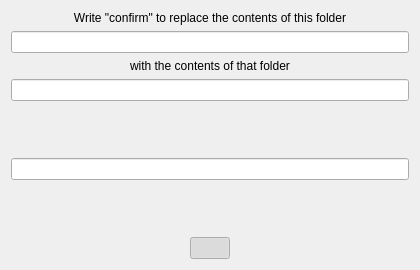
<?xml version="1.0" encoding="UTF-8"?>
<ui version="4.0">
 <class>Widget</class>
 <widget class="QWidget" name="Widget">
  <property name="geometry">
   <rect>
    <x>0</x>
    <y>0</y>
    <width>420</width>
    <height>270</height>
   </rect>
  </property>
  <property name="minimumSize">
   <size>
    <width>420</width>
    <height>250</height>
   </size>
  </property>
  <property name="maximumSize">
   <size>
    <width>570</width>
    <height>380</height>
   </size>
  </property>
  <property name="windowTitle">
   <string>Widget</string>
  </property>
  <layout class="QGridLayout" name="gridLayout">
   <item row="11" column="0">
    <spacer name="horizontalSpacer">
     <property name="orientation">
      <enum>Qt::Horizontal</enum>
     </property>
     <property name="sizeHint" stdset="0">
      <size>
       <width>40</width>
       <height>20</height>
      </size>
     </property>
    </spacer>
   </item>
   <item row="9" column="0" colspan="3">
    <spacer name="verticalSpacer">
     <property name="orientation">
      <enum>Qt::Vertical</enum>
     </property>
     <property name="sizeHint" stdset="0">
      <size>
       <width>20</width>
       <height>40</height>
      </size>
     </property>
    </spacer>
   </item>
   <item row="7" column="0" colspan="3">
    <widget class="QLineEdit" name="confirmationInput">
     <property name="inputMask">
      <string/>
     </property>
     <property name="frame">
      <bool>true</bool>
     </property>
     <property name="alignment">
      <set>Qt::AlignCenter</set>
     </property>
     <property name="readOnly">
      <bool>false</bool>
     </property>
    </widget>
   </item>
   <item row="6" column="0" colspan="3">
    <spacer name="verticalSpacer_2">
     <property name="orientation">
      <enum>Qt::Vertical</enum>
     </property>
     <property name="sizeHint" stdset="0">
      <size>
       <width>20</width>
       <height>40</height>
      </size>
     </property>
    </spacer>
   </item>
   <item row="0" column="0" colspan="3">
    <widget class="QLabel" name="label_3">
     <property name="text">
      <string>Write &quot;confirm&quot; to replace the contents of this folder</string>
     </property>
     <property name="alignment">
      <set>Qt::AlignCenter</set>
     </property>
    </widget>
   </item>
   <item row="3" column="0" colspan="3">
    <widget class="QLabel" name="label_2">
     <property name="text">
      <string>with the contents of that folder</string>
     </property>
     <property name="alignment">
      <set>Qt::AlignCenter</set>
     </property>
    </widget>
   </item>
   <item row="11" column="1">
    <widget class="QPushButton" name="confirmationButton">
     <property name="text">
      <string/>
     </property>
     <property name="checkable">
      <bool>true</bool>
     </property>
     <property name="checked">
      <bool>true</bool>
     </property>
     <property name="flat">
      <bool>false</bool>
     </property>
    </widget>
   </item>
   <item row="11" column="2">
    <spacer name="horizontalSpacer_2">
     <property name="orientation">
      <enum>Qt::Horizontal</enum>
     </property>
     <property name="sizeHint" stdset="0">
      <size>
       <width>40</width>
       <height>20</height>
      </size>
     </property>
    </spacer>
   </item>
   <item row="1" column="0" colspan="3">
    <widget class="QLineEdit" name="pathTo">
     <property name="readOnly">
      <bool>true</bool>
     </property>
    </widget>
   </item>
   <item row="5" column="0" colspan="3">
    <widget class="QLineEdit" name="pathFrom">
     <property name="readOnly">
      <bool>true</bool>
     </property>
    </widget>
   </item>
  </layout>
 </widget>
 <resources/>
 <connections/>
</ui>
